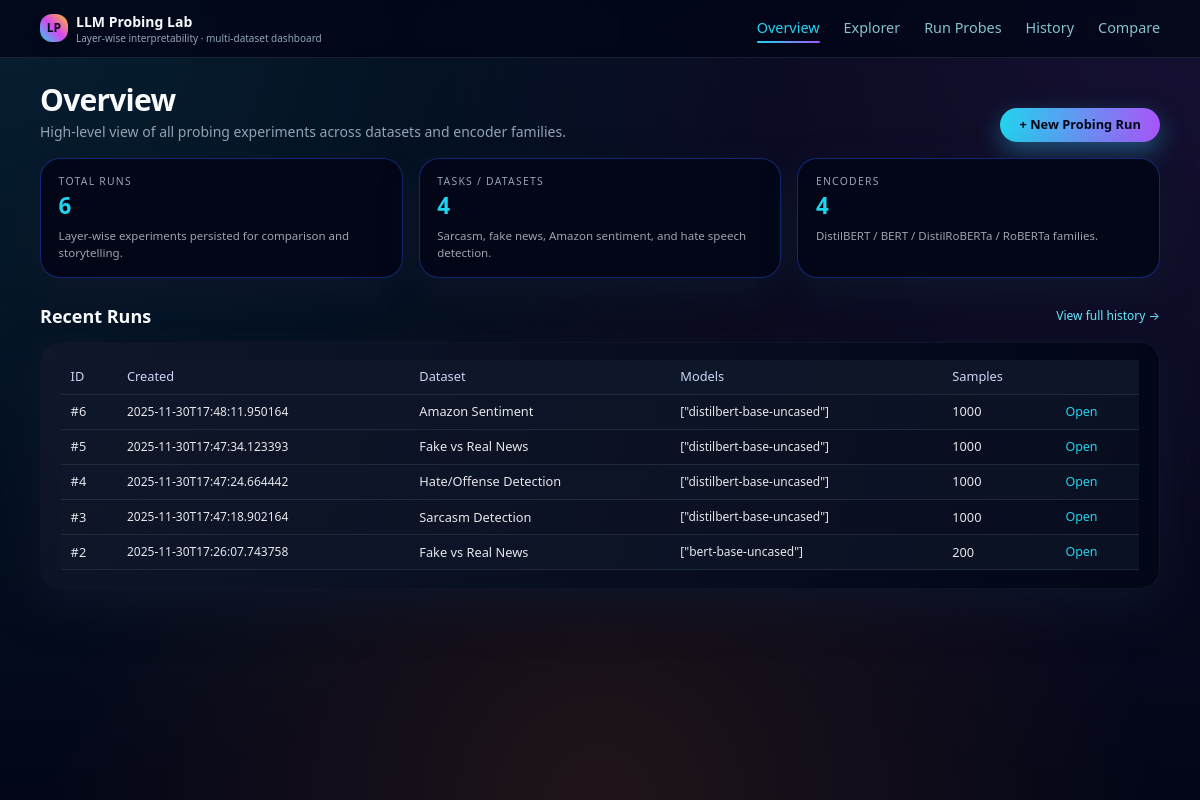
Before: / with the older database file.
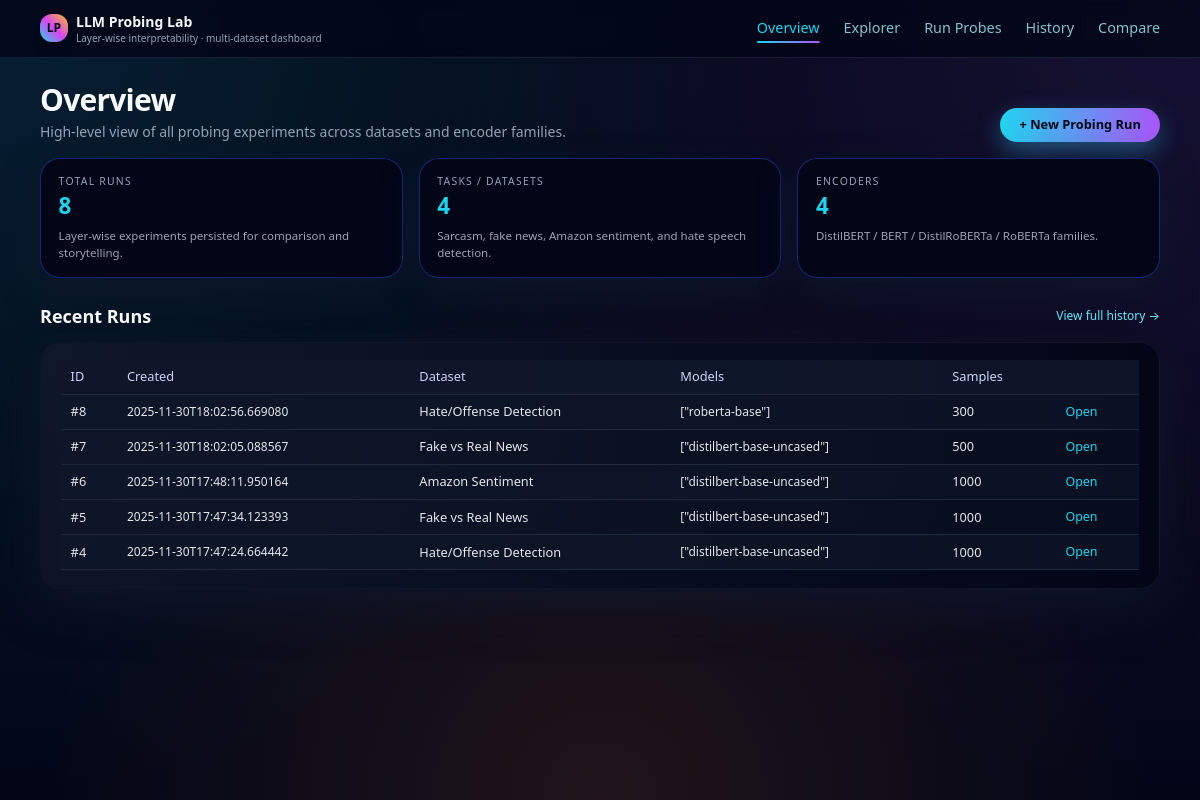
After: the same page with the newer database file.
### tables this page shows
CREATE TABLE runs (
            id INTEGER PRIMARY KEY AUTOINCREMENT,
            created_at TEXT NOT NULL,
            dataset_key TEXT NOT NULL,
            dataset_name TEXT NOT NULL,
            models TEXT NOT NULL,
            sample_size INTEGER NOT NULL,
            mode TEXT NOT NULL, -- 'single' or 'compare'
            summary TEXT
        );

### app.py (the view)
@app.route("/")
def overview():
    runs = list_runs(limit=5)
    total_runs = len(list_runs(limit=1000))
    return render_template(
        "overview.html",
        runs=runs,
        total_runs=total_runs,
        datasets=Config.KAGGLE_DATASETS,
        models=Config.TRANSFORMER_MODELS,
    )

### app.py (called while the page is built)
@app.context_processor
def inject_globals():
    return {
        "NAV_ITEMS": [
            ("overview", "Overview"),
            ("explorer", "Explorer"),
            ("run_probes", "Run Probes"),
            ("history", "History"),
            ("compare", "Compare"),
        ],
        "config": app.config,
    }

### storage.py (called while the page is built)
def get_conn():
    conn = sqlite3.connect(DB_PATH)
    conn.row_factory = sqlite3.Row
    return conn

def list_runs(limit=50):
    conn = get_conn()
    cur = conn.cursor()
    cur.execute(
        "SELECT * FROM runs ORDER BY datetime(created_at) DESC LIMIT ?", (limit,)
    )
    rows = cur.fetchall()
    conn.close()
    return rows

### templates/overview.html
{% extends "base.html" %}
{% block content %}
<section class="mb-6">
  <div class="flex flex-wrap items-end justify-between gap-3 mb-4">
    <div>
      <h1 class="text-2xl md:text-3xl font-semibold tracking-tight mb-1">
        Overview
      </h1>
      <p class="text-slate-400 text-sm max-w-xl">
        High-level view of all probing experiments across datasets and encoder
        families.
      </p>
    </div>
    <a href="{{ url_for('run_probes') }}" class="btn-primary">
      + New Probing Run
    </a>
  </div>
  <div class="grid md:grid-cols-3 gap-4">
    <div class="stat-card">
      <p class="stat-label">Total Runs</p>
      <p class="stat-value">{{ total_runs }}</p>
      <p class="stat-sub">
        Layer-wise experiments persisted for comparison and storytelling.
      </p>
    </div>
    <div class="stat-card">
      <p class="stat-label">Tasks / Datasets</p>
      <p class="stat-value">{{ datasets|length }}</p>
      <p class="stat-sub">
        Sarcasm, fake news, Amazon sentiment, and hate speech detection.
      </p>
    </div>
    <div class="stat-card">
      <p class="stat-label">Encoders</p>
      <p class="stat-value">{{ models|length }}</p>
      <p class="stat-sub">
        DistilBERT / BERT / DistilRoBERTa / RoBERTa families.
      </p>
    </div>
  </div>
</section>
<section>
  <div class="flex items-center justify-between mb-3">
    <h2 class="text-lg font-semibold">Recent Runs</h2>
    <a href="{{ url_for('history') }}" class="text-xs text-cyan-300 hover:underline"
      >View full history →</a
    >
  </div>
  {% if runs %}
  <div class="card">
    <table class="table-basic">
      <thead>
        <tr>
          <th>ID</th>
          <th>Created</th>
          <th>Dataset</th>
          <th>Models</th>
          <th>Samples</th>
          <th></th>
        </tr>
      </thead>
      <tbody>
        {% for r in runs %}
        <tr>
          <td>#{{ r.id }}</td>
          <td class="text-xs text-slate-400">{{ r.created_at }}</td>
          <td>{{ r.dataset_name }}</td>
          <td class="text-xs text-slate-300">{{ r.models }}</td>
          <td>{{ r.sample_size }}</td>
          <td>
            <a
              href="{{ url_for('results', run_id=r.id) }}"
              class="link-inline"
              >Open</a
            >
          </td>
        </tr>
        {% endfor %}
      </tbody>
    </table>
  </div>
  {% else %}
  <p class="text-slate-400 text-sm">
    No runs yet. Start with <b>Run Probes</b> to create your first experiment.
  </p>
  {% endif %}
</section>
{% endblock %}

Changed rows visible on the page:
no longer on this page (row unchanged): runs: id "3", created_at "2025-11-30T17:47:18.902164", dataset_name "Sarcasm Detection", models "[\"distilbert-base-uncased\"]", sample_size "1000"
no longer on this page (row unchanged): runs: id "2", created_at "2025-11-30T17:26:07.743758", dataset_name "Fake vs Real News", models "[\"bert-base-uncased\"]", sample_size "200"
added runs: id "8", created_at "2025-11-30T18:02:56.669080", dataset_name "Hate/Offense Detection", models "[\"roberta-base\"]", sample_size "300"
added runs: id "7", created_at "2025-11-30T18:02:05.088567", dataset_name "Fake vs Real News", models "[\"distilbert-base-uncased\"]", sample_size "500"
Other visible differences:
{{ total_runs }}: "6" → "8"
